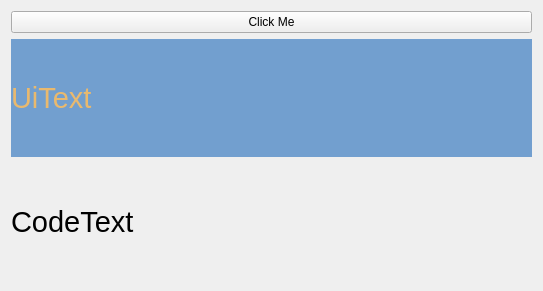
<?xml version="1.0" encoding="UTF-8"?>
<ui version="4.0">
 <class>Widget</class>
 <widget class="QWidget" name="Widget">
  <property name="geometry">
   <rect>
    <x>0</x>
    <y>0</y>
    <width>543</width>
    <height>291</height>
   </rect>
  </property>
  <property name="windowTitle">
   <string>Widget</string>
  </property>
  <layout class="QVBoxLayout" name="verticalLayout">
   <item>
    <widget class="QPushButton" name="pushButton">
     <property name="text">
      <string>Click Me</string>
     </property>
    </widget>
   </item>
   <item>
    <widget class="QLabel" name="uiTextLabel">
     <property name="font">
      <font>
       <pointsize>22</pointsize>
      </font>
     </property>
     <property name="styleSheet">
      <string notr="true">background-color: rgb(114, 159, 207);
color: rgb(233, 185, 110);</string>
     </property>
     <property name="text">
      <string>UiText</string>
     </property>
    </widget>
   </item>
   <item>
    <widget class="QLabel" name="codeTextLabel">
     <property name="font">
      <font>
       <pointsize>22</pointsize>
      </font>
     </property>
     <property name="text">
      <string>CodeText</string>
     </property>
    </widget>
   </item>
  </layout>
 </widget>
 <resources/>
 <connections/>
</ui>
